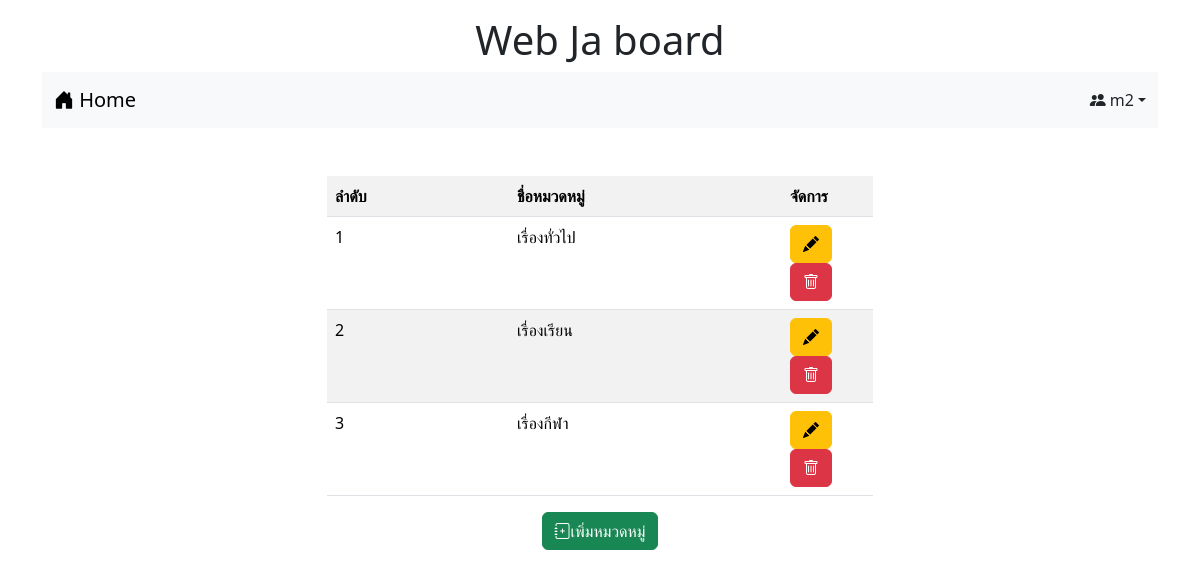
The app's page /category.php (signed in) with its own data.
### tables this page shows
CREATE TABLE `category` (
  `id` int(11) NOT NULL,
  `name` varchar(32) NOT NULL
);

### category.php (the view, shortened to what this page needs)
<!DOCTYPE html>
<html lang="en">
<head>
    <link href="https://cdn.jsdelivr.net/npm/bootstrap@5.3.2/dist/css/bootstrap.min.css" rel="stylesheet">
    <link rel="stylesheet" href="https://cdn.jsdelivr.net/npm/bootstrap-icons@1.11.3/font/bootstrap-icons.min.css">
</head>
<body>
<div class="container">
    <h1 style="text-align: center;" class="mt-3">Web Ja board</h1>
    <?php
        include "nav.php";
        ?>
        <div class="row mt-4">
    <div class="col-lg-3 col-md-2 col-sm-1 "></div>
        <div class="col-lg-6 col-md-8 col-sm-10 ">
        <table class="table table-striped mt-4">
        <?php
        $conn=new PDO("mysql:host=localhost;dbname=webboard;charset=utf8","root","");
        $sql="SELECT * FROM category";
        $result=$conn->query($sql);
        echo"<tr><td class='col-3 fw-bold'>ลำดับ</td><td class='col-6 fw-bold'>ชื่อหมวดหมู่</td><td class='col-3 fw-bold'>จัดการ</td></tr>";
        while($row = $result->fetch()){
            echo"<tr><td class=col-4>$row[0]</td><td class=col-4>$row[1]</td><td class=col-4><a href='category_edit.php?edit=$row[0]' name='edit' class='btn btn-warning bi bi-pencil-fill'></a>
            <a href='category_delete.php?del=$row[0]' name='del' onclick='return myConfirm()' class='btn btn-danger bi bi-trash'></a></td></tr>";
        }
        ?>
        </table>
        <div class="d-flex justify-content-center">
        <button type="button" class="btn btn-success bi bi-journal-plus" data-bs-toggle="modal" data-bs-target="#Modal">เพิ่มหมวดหมู่</button>
        </div>
        </div>
    </div>
</div>
</body>
</html>

### records on screen
category: id "1", name "เรื่องทั่วไป"
category: id "2", name "เรื่องเรียน"
category: id "3", name "เรื่องกีฬา"

### other values on screen
$_SESSION[username] "m2"
